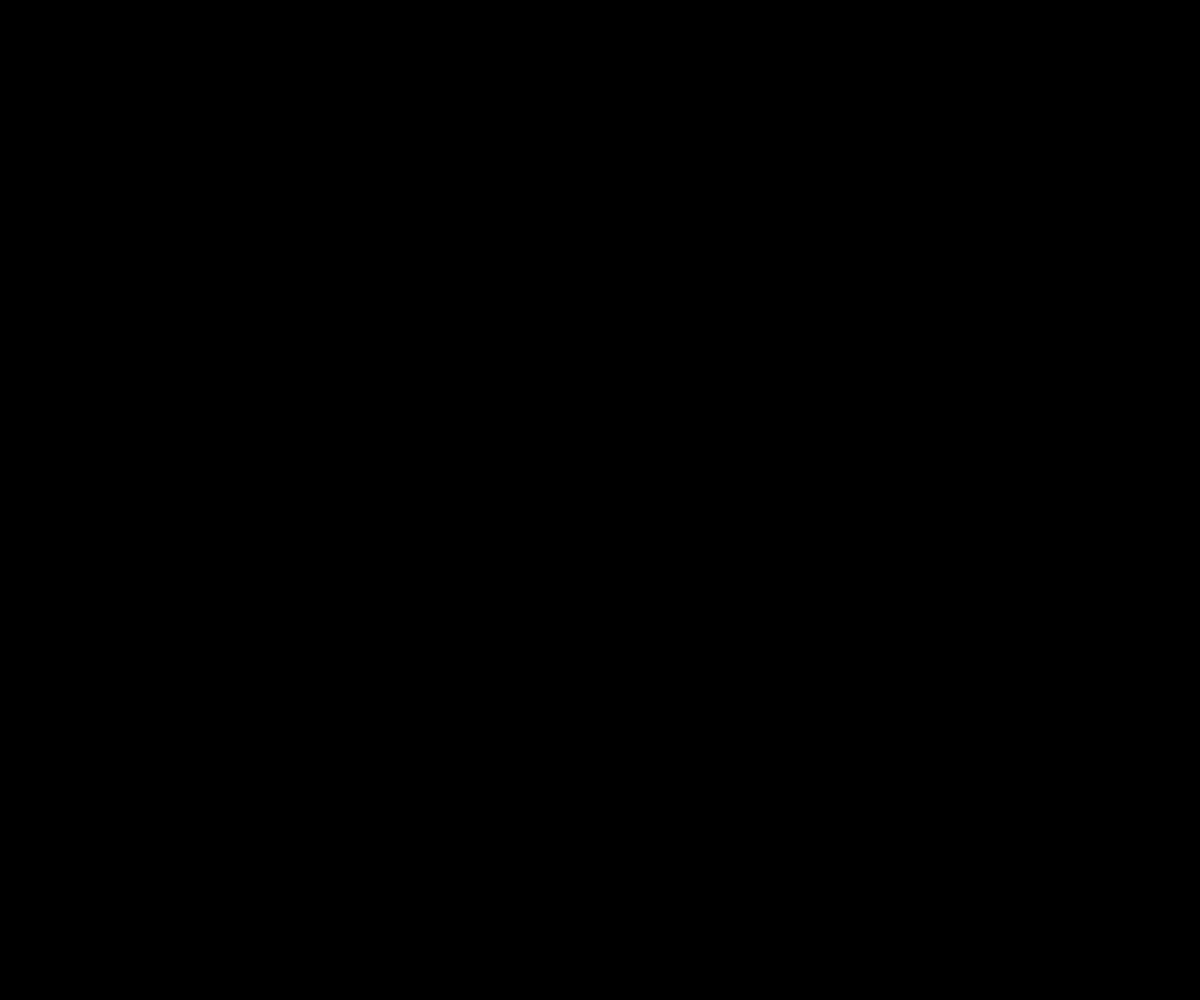
Frame 1 (no input)
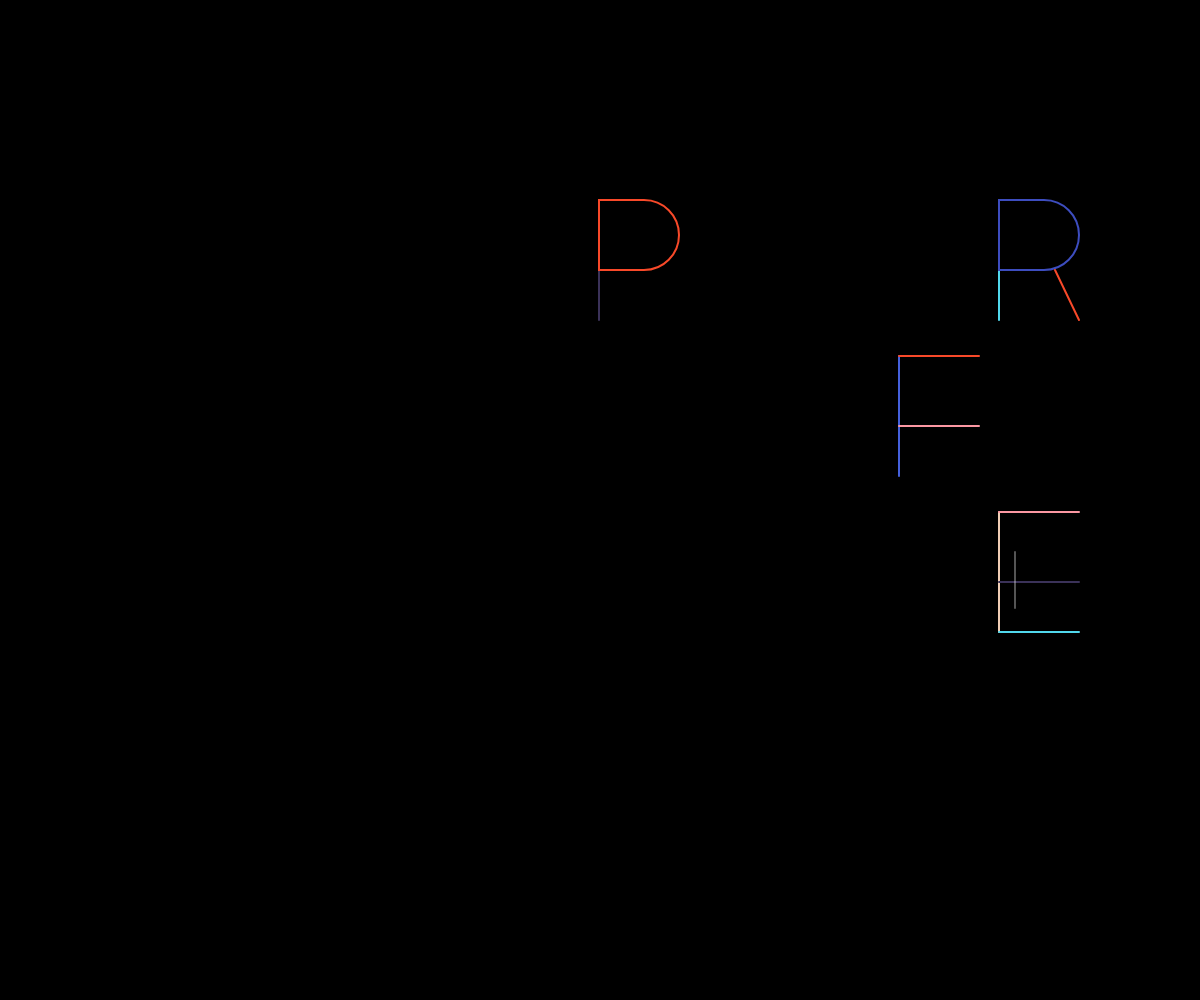
Frame 60 (no input)
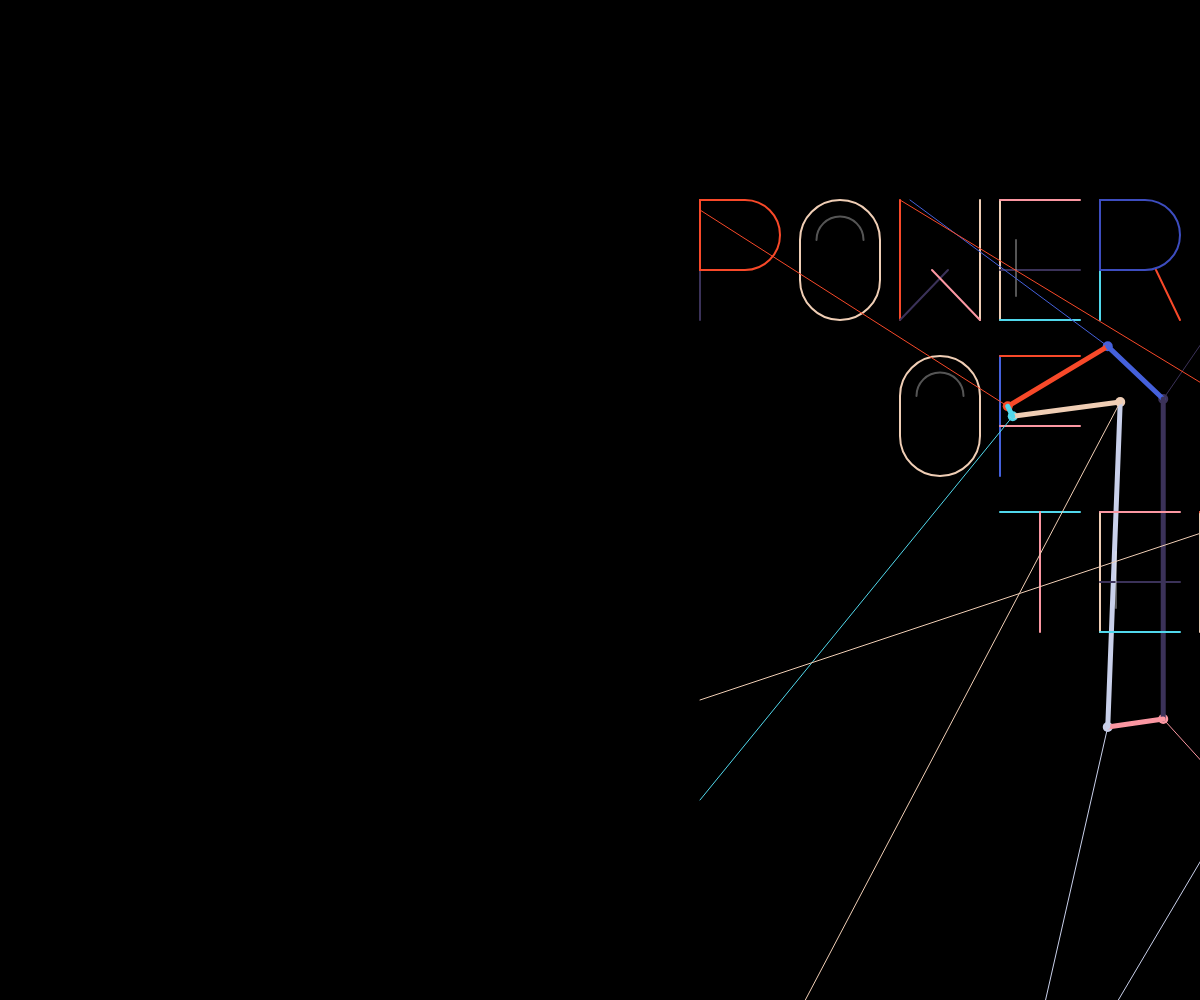
Frame 120 (the mouse pressed at the canvas centre since frame 60)

The p5.js sketch that drew these frames (run headless with seeded random() and noise() and a simulated clock; from frame 60 on, the mouse is pressed at the canvas centre):

// p5.js sketch
// ── sketch.js
var totalParticles = 12; //number of total particles
var arrayOfBalls = []; //empty array to be filled
var arrayOfLines = [];
var rect1, rect2, rect3;
var globacounter = 0;
var letterwidth = 80;
var letterheight = 120;
var letterxheight = 70;
var lettergap = 100;
var letterrounding = 80;
var letterstroke = 2;
var letterstrokeB = letterstroke - 3;
var wordTopHeight = 200;
var letterspace = [];
var letterkern = letterheight * 1.3;
var b1, b2, c1, c2; //background gradient
var Y_AXIS = 1;
var X_AXIS = 2;

var palettebluepink;

function setup() {

  createCanvas(windowWidth, windowHeight);
  b1 = color(0, 0, 60);
  b2 = color(0, 0, 0);

  var center = createVector(width / 2, height / 2);
  rect1 = new RectFrames(width / 2, height / 2);
  palettebluepink = [
    color(248, 73, 41), //red
    color(69, 97, 220), //blue
    color(59, 50, 89), //drk blue
    color(251, 151, 162), //pink
    color(201, 208, 234), //light
    color(240, 206, 181), //tan
    color(81, 216, 236),
    color(61, 77, 191) //drk blue
  ]

  for (var ls = 0; ls < 30; ls++) {
    letterspace[ls] = lettergap * ls;
  }


}

function draw() {
  // windowResized();
  printLines();
  background(0);

  // setGradient(0, 0, width / 2, height, b2, b1, X_AXIS);
  // setGradient(width / 2, 0, width / 2, height, b1, b2, X_AXIS);
  globalcounter = floor(millis() / 10);
  var rectrotation = 0;
  push(); //all letters
  if (globalcounter < 320) {
    translate(500 + (globalcounter), 200);
  } else {
    translate(820, 200);
  }
  if (globalcounter > 60) {
    LetterP(letterspace[0], 0);
  }
  if (globalcounter > 140) {
    LetterE(letterspace[3], 0);
    // LetterH.splice();
  }
  if (globalcounter > 105) {
    LetterO(letterspace[1], 0);
  }
  if (globalcounter > 150) {
    LetterW(letterspace[2], 0);
  }
  if (globalcounter > 90) {
    LetterR(letterspace[4], 0);
      
  }
  if (globalcounter > 120) {
    LetterO(letterspace[2], letterkern);
  }
  if (globalcounter > 70) {
    LetterF(letterspace[3], letterkern);
  }

  if (globalcounter > 115) {
    LetterT(letterspace[3], letterkern * 2);
    TenWeb();
  }
  if (globalcounter > 80) {
    LetterE(letterspace[4], letterkern * 2);
  }
  if (globalcounter > 150) {
    LetterN(letterspace[5], letterkern * 2);
  }

  pop(); //end all letters



  if (globalcounter > 200 && globalcounter < 208) {

    for (var i = 0; i < totalParticles; i++) {

      arrayOfBalls.push(new Ball(width / 2, height / 2, width / 2 + random(-width, width), height / 2 + random(-height, height))); //push new particles

      arrayOfLines.push(new Line(width / 2, height / 2, width / 2 + random(-width, width), height / 2 + random(-height, height))); //push new particles
    }
  }
  if (globalcounter > 200) {
    rect1.waitingtoR = rect1.waitingtoR - .4;
    rect1.display();
    rect1.move();
    if (rect1.waitingtoR <= 0) {
      rect1.waitingtoR = 0;
    }
  }

  for (var i = 0; i < arrayOfBalls.length; i++) {
    arrayOfBalls[i].display(); //display them all
    arrayOfBalls[i].explode(); //explode them all
  }
  for (var i = 0; i < arrayOfLines.length; i++) {
    arrayOfLines[i].display(); //display them all
    arrayOfLines[i].explode(); //explode them all
  }
  // print("array length =" + arrayOfBalls.length);
  //kill them, save CPU
  // for (var i = arrayOfLines.length - 1; i >= 0; i--) {
  //   if (arrayOfLines[i].counter > 400) { //if it's been 200 millis
  //     arrayOfLines.splice(i, 1); //kill this particle
  //   }
  // }
  for (var i = 0; i < arrayOfBalls.length; i++) {

    if (arrayOfBalls[i].size === 0) {
      arrayOfBalls.splice(i, 1);
    }
  }


} /////DRAW ENDS////////

function mousePressed() {
  // print("mouseispressed")
  // for (var i = 0; i < totalParticles; i++) {

  //   arrayOfBalls.push(new Ball(width / 2, height / 2, width / 2 + random(-width, width), height / 2 + random(-height, height))); //push new particles

  //   arrayOfLines.push(new Line(width / 2, height / 2, width / 2 + random(-width, width), height / 2 + random(-height, height))); //push new particles
  // }
}


function mouseDragged() {

}


function setGradient(x, y, w, h, c1, c2, axis) {

  noFill();

  if (axis == Y_AXIS) { // Top to bottom gradient
    for (var i = y; i <= y + h; i++) {
      var inter = map(i, y, y + h, 0, 1);
      var c = lerpColor(c1, c2, inter);
      stroke(c);
      line(x, i, x + w, i);
    }
  } else if (axis == X_AXIS) { // Left to right gradient
    for (var i = x; i <= x + w; i++) {
      var inter = map(i, x, x + w, 0, 1);
      var c = lerpColor(c1, c2, inter);
      stroke(c);
      line(i, y, i, y + h);
    }
  }
}

function windowResized() {
  resizeCanvas(windowWidth, windowHeight);
}

function printLines() {
  // print("global counter = " + globalcounter)
  // print("Xadd = " +TenWeb.Xadd);
  // print("Size = " + rect1.bPos)
  // print("COunter = " + rect1.counter)
  // print("mult" + TenWeb.mult)
  // print("Size RectB = " + rect1.sizeB)
}
// ── Explosion01.js
function Ball(x, y, targetX, targetY) {
  this.x = x;
  this.y = y;
  this.xStatic = x;
  this.yStatic = y;
  this.size = 50;
  this.scalar = 300;
  this.angle = 0;
  this.target = {
    x: targetX,
    y: targetY
  };
  this.deathrate = 0;
  this.counter = 0; //give me a counter so I can kill this thing.


  this.display = function() {

    noStroke();
    // print("ellipse")
    // ellipse(this.x, this.y, this.size, this.size); //these rotate later
    push();
    translate(this.x - 10, this.y - 10);
    fill(palettebluepink[1]); //red

    ellipse(this.x, this.y, this.size, this.size); //these rotate later
    rotate(this.size / 5); //spin rectangles around
    fill(palettebluepink[2]); //blue
    rect(10, 10, this.size, this.size);


    pop();

  }


  this.explode = function() {
    this.counter = this.counter + 1; //tick up and ill splice after it reaches 100
    push();
    translate(this.xStatic, this.yStatic);
    rotate(this.size / 50); //rotate whole explosion
    fill(palettebluepink[0]);
    textAlign(CENTER);
    textSize(40 + this.size);
    text("Enter", 0, 0);
    pop();

    this.size = this.size - 1; //decrease size by 1;
    this.deathrate = map(this.size, 50, 0, 0, 1); //not sure about this
    // print("deathrate = " + this.deathrate);
    this.x = lerp(this.x, this.target.x, this.deathrate); //this target is set later, outside
    this.y = lerp(this.y, this.target.y, this.deathrate); //this target is set later, outside
    // print(this.x);
    if (this.size < 0) {
      this.size = 0;
    }
  }
}

function Line(x, y, targetX, targetY) {
  this.x = x;
  this.y = y;
  this.size = 50;
  this.linelength = 170;
  this.scalar = 300;
  this.angle = 0;
  this.target = {
    x: targetX,
    y: targetY
  };
  this.counter = 0;


  this.display = function() {
    if (this.size > 45) {
      this.linelength = 100;
    } else if (this.size == 45 && this.size > 24) {
      this.linelength = this.linelength + 15;
    } else if (this.size < 24) {
      this.linelength = this.linelength - 7;
    }
    if (this.linelength <= 0) {
      this.linelength = 0;
    }
    push();
    translate(this.x, this.y);
    noFill();
    strokeWeight(3);
    var angle2 = atan2(this.target.y - this.y, this.target.x - this.x);
    rotate(angle2);

    var distance = dist(this.x, this.y, 0, 0);
    stroke(palettebluepink[2]);
    line(0, 0, this.linelength, this.linelength);
    stroke(palettebluepink[0]);
    line(0, 0, this.linelength, this.linelength);
    // line(distance - this.linelength, 0, distance, 0);
    pop();
  }

  this.explode = function() {
    this.counter = this.counter + 1;
    // print("exploding")
    this.size = this.size - 1;
    this.x = lerp(this.x, this.target.x, 0.1);
    this.y = lerp(this.y, this.target.y, 0.1);

    if (this.size < 0) {
      this.size = 0;
    }
  }
}
// ── RectFrames.js
function RectFrames(centerX, centerY) {
  this.x = centerX;
  this.y = centerY;
  this.sizeA = 5000;
  this.sizeB = 2000;
  this.sizeC = 5000;
  this.counter = 0; //a rate mapped to counter to function as my timeline
  this.strokeweightA = 1;
  this.strokeweightB = 1;
  this.strokeweightC = 1;
  this.growthrate = 0; //a constant rate mapped to counter
  this.expgrwth = 1;
  this.waitingtoR = 0;
  this.waitingtoR = 5;

  this.display = function() { //why do I need this as a separate function?
    push();

    rotate(this.waitingtoR);

    noFill();
    stroke(palettebluepink[6]);
    strokeWeight(this.strokeweightA);
    rectMode(CENTER);
    rect(this.x, this.y, this.sizeA, this.sizeA);
    strokeWeight(this.strokeweightB);
    stroke(palettebluepink[0]);
    rect(this.x, this.y, this.sizeB, this.sizeB);
    strokeWeight(this.strokeweightC);
    stroke(palettebluepink[4]);
    rect(this.x, this.y, this.sizeC, this.sizeC);

    pop();
  }

  this.move = function() {


    this.counter = this.counter + 1;

    this.strokeweightA = map(this.sizeA, 0, 5000, 0, 40);
    this.strokeweightB = map(this.sizeB, 0, 5000, 0, 40);
    this.strokeweightC = map(this.sizeC, 0, 5000, 0, 40);

    if (this.counter < 200) {

      this.growthrate = map(this.counter, 0, 200, 0, 2);
      this.lerpshrink = this.growthrate * .05;
      // print("this"+ 2*(1/this.counter));
      constrain(this.sizeB, 2000, 300);
      this.sizeB = lerp(2000, 300, (2 * (1 / this.counter)));

      constrain(this.sizeB, 4000, 700);
      this.sizeC = lerp(4000, 700, (2 * (1 / this.counter)));
      constrain(this.sizeA, 400, 50);
      this.sizeA = lerp(400, 50, (2 * (1 / this.counter))); //this value has to go down from .1 to .001
      if ((this.growthrate) <= 0) {
        (thisgrowthrate = 0);
      }

      // if (this.counter > 75) {
      //   this.waitingtoR = this.counter*4;
      //   push();
      //   translate(this.x, this.y);
      //   rotate(5 * this.counter);
      //   this.sizeA = lerp(50, 400, (this.growthrate)); //this value has to go down from .1 to .001
      //   pop();
      // }



    }

  }




}
// ── TenWeb.js
function TenWeb() {

  var rove1 = map(millis(), 0, 40, 0, PI / 3); //i'll figure this out later
  var rove2 = map(millis(), 0, 40, 0, PI / 4); //i'll figure this out later

  var Xadd = cos(rove1) * 30;
  var Yadd = sin(rove1) * 30;
  var Xadd2 = cos(rove2) * 30;
  var Yadd2 = sin(rove2) * 30;
    var Xadd3 = cos(rove2) * 10;
  var Yadd3 = sin(rove2) * 10;


  PointsZero = [
    createVector(550 + Xadd, 200 + Yadd),
    createVector(645 + Xadd, 190 + Yadd),
    createVector(745 + Xadd2, 270 + Yadd2),
    createVector(640 + Xadd2, 500 + Yadd2),
    createVector(590 + Xadd, 460 + Yadd2),
    createVector(520 + Xadd2, 300 + Yadd2),
  ]

  theseZeroEdges = [
    createVector(200, 0),
    createVector(910, 0),
    createVector(width, height),
    createVector(700, height),
    createVector(300, height),
    createVector(0, 500),
    createVector(0, 600),
  ]
  
  theseZeroInner = [  
    createVector(600 + Xadd3, 305 + Yadd),
    createVector(630 + Xadd3, 260 + Yadd3),
       createVector(645 + Xadd3, 290 + Yadd3),
    createVector(625 + Xadd, 360 + Yadd)
    ]

  thesePts = [
    createVector(300 + Xadd3, 200 + Yadd3),
    createVector(400 + Xadd3, 140 + Yadd3),
    createVector(440 + Xadd2, 180 + Yadd2),
    createVector(440 + Xadd2, 500 + Yadd2),
    createVector(400 + Xadd3, 508 + Yadd2),
    createVector(397 + Xadd2, 183 + Yadd2),
    createVector(305 + Xadd3, 210 + Yadd3)
  ]

  theseEdges = [
    createVector(0, 10),
    createVector(210, 0),
    createVector(600, 0),
    createVector(900, height),
    createVector(300, height),
    createVector(0, height),
    createVector(0, 600)
  ]
  var numPoints = thesePts.length;
  var numZeroPoints = PointsZero.length; //8 values
  var theseZeroInnertotal = theseZeroInner.length;


  for (var i = 0; i < numPoints; i++) {
    noStroke();
    fill(palettebluepink[i]);
    circleAtVector(thesePts[i], 10);
  }

  //draw 1
  for (var j = 0; j < numPoints; j++) {
    stroke(palettebluepink[j]);
    strokeWeight(letterstroke-1);
    lineAtVector(theseEdges[j], thesePts[j]);
    strokeWeight(letterstroke + 3);
    lineAtVector(thesePts[j], thesePts[(j + 1) % numPoints]);

  }
//draw 0
  for (var j = 0; j < numZeroPoints; j++) { //9
    stroke(palettebluepink[j % numZeroPoints]);
    strokeWeight(letterstroke-1);
    lineAtVector(theseZeroEdges[(j) % numZeroPoints], PointsZero[(j) % numZeroPoints]);
    strokeWeight(letterstroke + 3);
    lineAtVector(PointsZero[(j) % numZeroPoints], PointsZero[(j + 1) % numZeroPoints]);
    fill(palettebluepink[j % numZeroPoints]);
    circleAtVector(PointsZero[j], 10);
  }
  //inner circle
    for (var k = 0; k < theseZeroInnertotal; k++) { //9
    stroke(palettebluepink[k]);
    strokeWeight(letterstroke + 3);
    lineAtVector(theseZeroInner[k], theseZeroInner[(k + 1) % theseZeroInnertotal]);
    fill(palettebluepink[k]);
    circleAtVector(theseZeroInner[k], 10);
  }




  function circleAtVector(vector, diameter) {
    ellipse(vector.x, vector.y, diameter, diameter)
  }


  function lineAtVector(vectorStart, vectorEnd) {
    line(vectorStart.x, vectorStart.y, vectorEnd.x, vectorEnd.y)
  }




}
// ── alphabet.js
//------A-----------
function LetterA(xPos, yPos) {
  push();
  translate(xPos, yPos);
  noFill();

  strokeWeight(letterstroke);
  stroke(palettebluepink[1]);
  line(letterwidth / 2, 0, 0, letterheight);
  stroke(palettebluepink[6]);
  line(letterwidth / 2, 0, letterwidth, letterheight);
  stroke(palettebluepink[5]);
  line(letterwidth * .26, letterxheight, letterwidth * .66, letterxheight); //crossbar
  pop();
}
//-----C---------
function LetterC(xPos, yPos) { //define arguments and then use them inside the function to be updated in draw
  push();
  translate(xPos, yPos);
  ellipseMode(CENTER);
  noFill();
  strokeWeight(letterstroke);
  angleMode(DEGREES);
  stroke(palettebluepink[6]);
  arc(letterwidth / 2, letterheight / 2.5, letterwidth, letterheight * .8, 180, 350);
  stroke(palettebluepink[0]);
  arc(letterwidth / 2, letterheight - letterheight / 2.5, letterwidth, letterheight * .8, 360, 180);
  stroke(palettebluepink[2]);
  line(0, letterheight * .4, 0, letterheight * .6); //left straight line
  strokeWeight(letterstrokeB);
  stroke(240, 90);
  angleMode(DEGREES);
  arc(letterwidth / 2, letterheight / 3, letterwidth / 1.7, letterwidth / 1.7, 180, 360); //G
  pop();
}


//-----E-------
function LetterE(xPos, yPos) {
  push();
  translate(xPos, yPos);

  noFill();
  strokeWeight(letterstroke);
  stroke(palettebluepink[5]);
  line(0, 0, 0, letterheight);
  stroke(palettebluepink[6]);
  line(0, letterheight, letterwidth, letterheight); //bottom
  stroke(palettebluepink[3]);
  line(0, 0, letterwidth, 0); //top
  stroke(palettebluepink[2]);
  line(0, letterxheight, letterwidth, letterxheight); //center
  strokeWeight(letterstrokeB);
  stroke(240, 90);
  line(letterwidth / 5, 0 + letterheight / 3, letterwidth / 5, letterheight * .8); //N
  pop();
}

//-----F-------
function LetterF(xPos, yPos) {
  push();
  translate(xPos, yPos);

  noFill();
  strokeWeight(letterstroke);
  stroke(palettebluepink[1]);

  line(0, 0, 0, letterheight);
  stroke(palettebluepink[0]);
  line(0, 0, letterwidth, 0); //top bar
  stroke(palettebluepink[3]);
  line(0, letterxheight, letterwidth, letterxheight); //bottombar
  pop();
}






//------O------
function LetterO(xPos, yPos, linecolor) {
  push();
  translate(xPos, yPos);
  rectMode(CORNER);
  ellipseMode(CENTER);
  noFill();
  strokeWeight(letterstroke);
  stroke(palettebluepink[5]);
  rect(0, 0, letterwidth, letterheight, letterrounding, letterrounding, letterrounding, letterrounding);
  strokeWeight(letterstrokeB);
  stroke(240, 90);
  angleMode(DEGREES);
  arc(letterwidth / 2, letterheight / 3, letterwidth / 1.7, letterwidth / 1.7, 180, 360); //O
  pop();
}

//------N-----
function LetterN(xPos, yPos) {
  push();
  translate(xPos, yPos);

  noFill();
  strokeWeight(letterstroke);
  stroke(palettebluepink[5]);
  line(0, 0, 0, letterheight);
  stroke(palettebluepink[0]);
  line(0, 0, letterwidth, letterheight);
  stroke(palettebluepink[2]);
  line(letterwidth, 0, letterwidth, letterheight);
  strokeWeight(letterstrokeB);
  stroke(240, 90);
  line(letterwidth / 5, 0 + letterheight / 3, letterwidth / 5, letterheight); //N
  pop();
}



//-----L-------
function LetterL(xPos, yPos) {
  push();
  translate(xPos, yPos);

  noFill();
  strokeWeight(letterstroke);
  stroke(palettebluepink[5]);
  line(0, 0, 0, letterheight);
  stroke(palettebluepink[6]);
  line(0, letterheight, letterwidth, letterheight); //top bar
  strokeWeight(letterstrokeB);
  stroke(240, 90);
  line(letterwidth / 5, 0 + letterheight / 3, letterwidth / 5, letterheight * .8); //N
  pop();
}



//-----H-------
function LetterH(xPos, yPos) {
  push();
  translate(xPos, yPos);

  noFill();
  strokeWeight(letterstroke);
  stroke(palettebluepink[5]);
  line(0, 0, 0, letterheight); //left
  stroke(palettebluepink[6]);
  line(0, letterxheight, letterwidth, letterxheight); //top bar
  line(letterwidth, 0, letterwidth, letterheight); //right
  strokeWeight(letterstrokeB);
  stroke(240, 90);
  // line(letterwidth / 5, 0 + letterheight / 3, letterwidth / 5, letterheight * .8); //N
  pop();
}

//-----P-------
function LetterP(xPos, yPos) {
  push();
  translate(xPos, yPos);
  noFill();
  strokeWeight(letterstroke);
  stroke(palettebluepink[2]);
  line(0, 0, 0, letterheight); //left
  stroke(palettebluepink[0]);
  rect(0, 0, letterwidth, letterxheight, 0, letterrounding, letterrounding, 0);
  // line(0, letterxheight, letterwidth, letterxheight); //top bar
  // line(letterwidth, 0, letterwidth, letterheight); //right
  // strokeWeight(letterstrokeB);
  // stroke(240, 90);
  // line(letterwidth / 5, 0 + letterheight / 3, letterwidth / 5, letterheight * .8); //N
  pop();
}

//-----R-------
function LetterR(xPos, yPos) {
  push();
  translate(xPos, yPos);
  noFill();
  strokeWeight(letterstroke);
  stroke(palettebluepink[6]);
  line(0, 0, 0, letterheight); //left
  stroke(palettebluepink[7]);
  rect(0, 0, letterwidth, letterxheight, 0, letterrounding, letterrounding, 0); //rounded
  stroke(palettebluepink[0]);
    line(letterwidth * .7, letterxheight, letterwidth, letterheight);
  // line(0, letterxheight, letterwidth, letterxheight); //top bar
  // line(letterwidth, 0, letterwidth, letterheight); //right
  // strokeWeight(letterstrokeB);
  // stroke(240, 90);
  // line(letterwidth / 5, 0 + letterheight / 3, letterwidth / 5, letterheight * .8); //N
  pop();
}

//-----T-------
function LetterT(xPos, yPos) {
  push();
  translate(xPos, yPos);

  noFill();
  strokeWeight(letterstroke);
  stroke(palettebluepink[6]);
  line(0, 0, letterwidth, 0);//top
  stroke(palettebluepink[6]);
  // line(0, letterheight, letterwidth, letterheight); //bottom
  stroke(palettebluepink[3]);
  line(letterwidth / 2,0, letterwidth / 2,letterheight); //long
  stroke(palettebluepink[2]);
  // line(0, letterxheight, letterwidth, letterxheight); //center
  // strokeWeight(letterstrokeB);
  // stroke(240, 90);
  // line(letterwidth / 5, 0 + letterheight / 3, letterwidth / 5, letterheight * .8); //N
  pop();
}

//------W-----
function LetterW(xPos, yPos, linecolor) {
  push();
  translate(xPos, yPos);

  noFill();
  strokeWeight(letterstroke);
  stroke(palettebluepink[0]);
  line(0, 0, 0, letterheight);//left
  stroke(palettebluepink[2]);
  line(0, letterheight, letterwidth*.6, letterxheight);//across bottom left
  stroke(palettebluepink[5]);
  line(letterwidth, 0, letterwidth, letterheight);//right
  stroke(palettebluepink[3]);
   line(letterwidth, letterheight, letterwidth*.4, letterxheight);//across bottom left
  // strokeWeight(letterstrokeB);
  // stroke(240, 90);
  // line(letterwidth / 5, 0 + letterheight / 3, letterwidth / 5, letterheight); //N
  pop();
}
